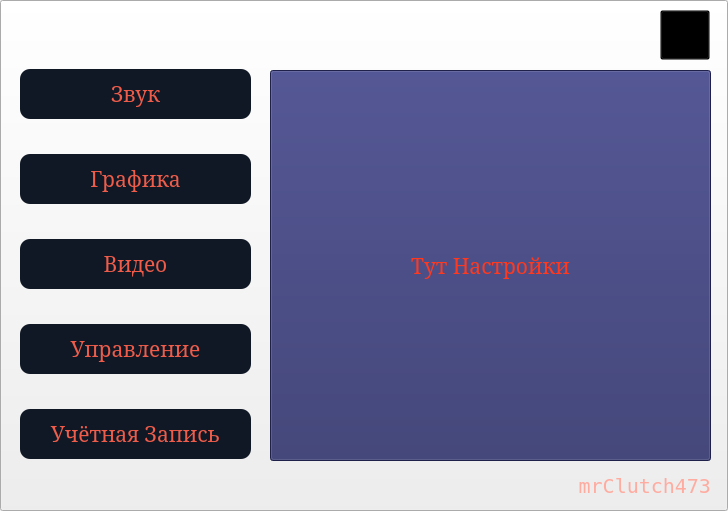
<?xml version="1.0" encoding="UTF-8"?>
<ui version="4.0">
 <class>Form</class>
 <widget class="QWidget" name="Form">
  <property name="geometry">
   <rect>
    <x>0</x>
    <y>0</y>
    <width>728</width>
    <height>511</height>
   </rect>
  </property>
  <property name="windowTitle">
   <string>Form</string>
  </property>
  <widget class="QPushButton" name="pushButton">
   <property name="geometry">
    <rect>
     <x>0</x>
     <y>0</y>
     <width>728</width>
     <height>511</height>
    </rect>
   </property>
   <property name="font">
    <font>
     <family>Terminal</family>
     <pointsize>15</pointsize>
     <weight>50</weight>
     <bold>false</bold>
    </font>
   </property>
   <property name="text">
    <string/>
   </property>
   <property name="icon">
    <iconset>
     <normaloff>nastrFon.jpg</normaloff>nastrFon.jpg</iconset>
   </property>
   <property name="iconSize">
    <size>
     <width>728</width>
     <height>511</height>
    </size>
   </property>
  </widget>
  <widget class="QWidget" name="verticalLayoutWidget">
   <property name="geometry">
    <rect>
     <x>20</x>
     <y>40</y>
     <width>231</width>
     <height>451</height>
    </rect>
   </property>
   <layout class="QVBoxLayout" name="verticalLayout_2">
    <item>
     <widget class="QPushButton" name="pushButton_9">
      <property name="minimumSize">
       <size>
        <width>50</width>
        <height>50</height>
       </size>
      </property>
      <property name="font">
       <font>
        <family>MS Serif</family>
        <pointsize>16</pointsize>
       </font>
      </property>
      <property name="styleSheet">
       <string notr="true">QPushButton {
	background-color: rgb(16, 24, 37);
	color: rgb(239, 92, 74);
	border-radius: 10px;
}
QPushButton:hover {
	background-color: rgb(239, 92, 74);
	color: rgb(16, 24, 37);
	border-radius: 10px;
}</string>
      </property>
      <property name="text">
       <string>Звук</string>
      </property>
     </widget>
    </item>
    <item>
     <widget class="QPushButton" name="pushButton_10">
      <property name="minimumSize">
       <size>
        <width>50</width>
        <height>50</height>
       </size>
      </property>
      <property name="font">
       <font>
        <family>MS Serif</family>
        <pointsize>16</pointsize>
       </font>
      </property>
      <property name="styleSheet">
       <string notr="true">QPushButton {
	background-color: rgb(16, 24, 37);
	color: rgb(239, 92, 74);
	border-radius: 10px;
}
QPushButton:hover {
	background-color: rgb(239, 92, 74);
	color: rgb(16, 24, 37);
	border-radius: 10px;
}</string>
      </property>
      <property name="text">
       <string>Графика</string>
      </property>
     </widget>
    </item>
    <item>
     <widget class="QPushButton" name="pushButton_11">
      <property name="minimumSize">
       <size>
        <width>50</width>
        <height>50</height>
       </size>
      </property>
      <property name="font">
       <font>
        <family>MS Serif</family>
        <pointsize>16</pointsize>
       </font>
      </property>
      <property name="styleSheet">
       <string notr="true">QPushButton {
	background-color: rgb(16, 24, 37);
	color: rgb(239, 92, 74);
	border-radius: 10px;
}
QPushButton:hover {
	background-color: rgb(239, 92, 74);
	color: rgb(16, 24, 37);
	border-radius: 10px;
}</string>
      </property>
      <property name="text">
       <string>Видео</string>
      </property>
     </widget>
    </item>
    <item>
     <widget class="QPushButton" name="pushButton_12">
      <property name="minimumSize">
       <size>
        <width>50</width>
        <height>50</height>
       </size>
      </property>
      <property name="font">
       <font>
        <family>MS Serif</family>
        <pointsize>16</pointsize>
       </font>
      </property>
      <property name="styleSheet">
       <string notr="true">QPushButton {
	background-color: rgb(16, 24, 37);
	color: rgb(239, 92, 74);
	border-radius: 10px;
}
QPushButton:hover {
	background-color: rgb(239, 92, 74);
	color: rgb(16, 24, 37);
	border-radius: 10px;
}</string>
      </property>
      <property name="text">
       <string>Управление</string>
      </property>
     </widget>
    </item>
    <item>
     <widget class="QPushButton" name="pushButton_13">
      <property name="minimumSize">
       <size>
        <width>50</width>
        <height>50</height>
       </size>
      </property>
      <property name="font">
       <font>
        <family>MS Serif</family>
        <pointsize>16</pointsize>
       </font>
      </property>
      <property name="styleSheet">
       <string notr="true">QPushButton {
	background-color: rgb(16, 24, 37);
	color: rgb(239, 92, 74);
	border-radius: 10px;
}
QPushButton:hover {
	background-color: rgb(239, 92, 74);
	color: rgb(16, 24, 37);
	border-radius: 10px;
}</string>
      </property>
      <property name="text">
       <string>Учётная Запись</string>
      </property>
     </widget>
    </item>
   </layout>
  </widget>
  <widget class="QLabel" name="label">
   <property name="geometry">
    <rect>
     <x>560</x>
     <y>470</y>
     <width>151</width>
     <height>31</height>
    </rect>
   </property>
   <property name="font">
    <font>
     <family>Terminal</family>
     <pointsize>15</pointsize>
    </font>
   </property>
   <property name="layoutDirection">
    <enum>Qt::RightToLeft</enum>
   </property>
   <property name="styleSheet">
    <string notr="true">color: rgb(255, 171, 160);</string>
   </property>
   <property name="text">
    <string>mrClutch473</string>
   </property>
   <property name="alignment">
    <set>Qt::AlignRight|Qt::AlignTrailing|Qt::AlignVCenter</set>
   </property>
  </widget>
  <widget class="QPushButton" name="pushButton_2">
   <property name="geometry">
    <rect>
     <x>660</x>
     <y>10</y>
     <width>50</width>
     <height>50</height>
    </rect>
   </property>
   <property name="autoFillBackground">
    <bool>false</bool>
   </property>
   <property name="styleSheet">
    <string notr="true">background-color: transparent;</string>
   </property>
   <property name="text">
    <string/>
   </property>
   <property name="icon">
    <iconset>
     <normaloff>NastrQuit1.png</normaloff>NastrQuit1.png</iconset>
   </property>
   <property name="iconSize">
    <size>
     <width>50</width>
     <height>50</height>
    </size>
   </property>
  </widget>
  <widget class="QPushButton" name="pushButton_14">
   <property name="enabled">
    <bool>true</bool>
   </property>
   <property name="geometry">
    <rect>
     <x>270</x>
     <y>70</y>
     <width>441</width>
     <height>391</height>
    </rect>
   </property>
   <property name="minimumSize">
    <size>
     <width>50</width>
     <height>50</height>
    </size>
   </property>
   <property name="font">
    <font>
     <family>MS Serif</family>
     <pointsize>16</pointsize>
    </font>
   </property>
   <property name="styleSheet">
    <string notr="true">background-color: rgb(43, 46, 103);
	color: rgb(255, 56, 30);

</string>
   </property>
   <property name="text">
    <string>Тут Настройки</string>
   </property>
  </widget>
 </widget>
 <resources/>
 <connections/>
</ui>
